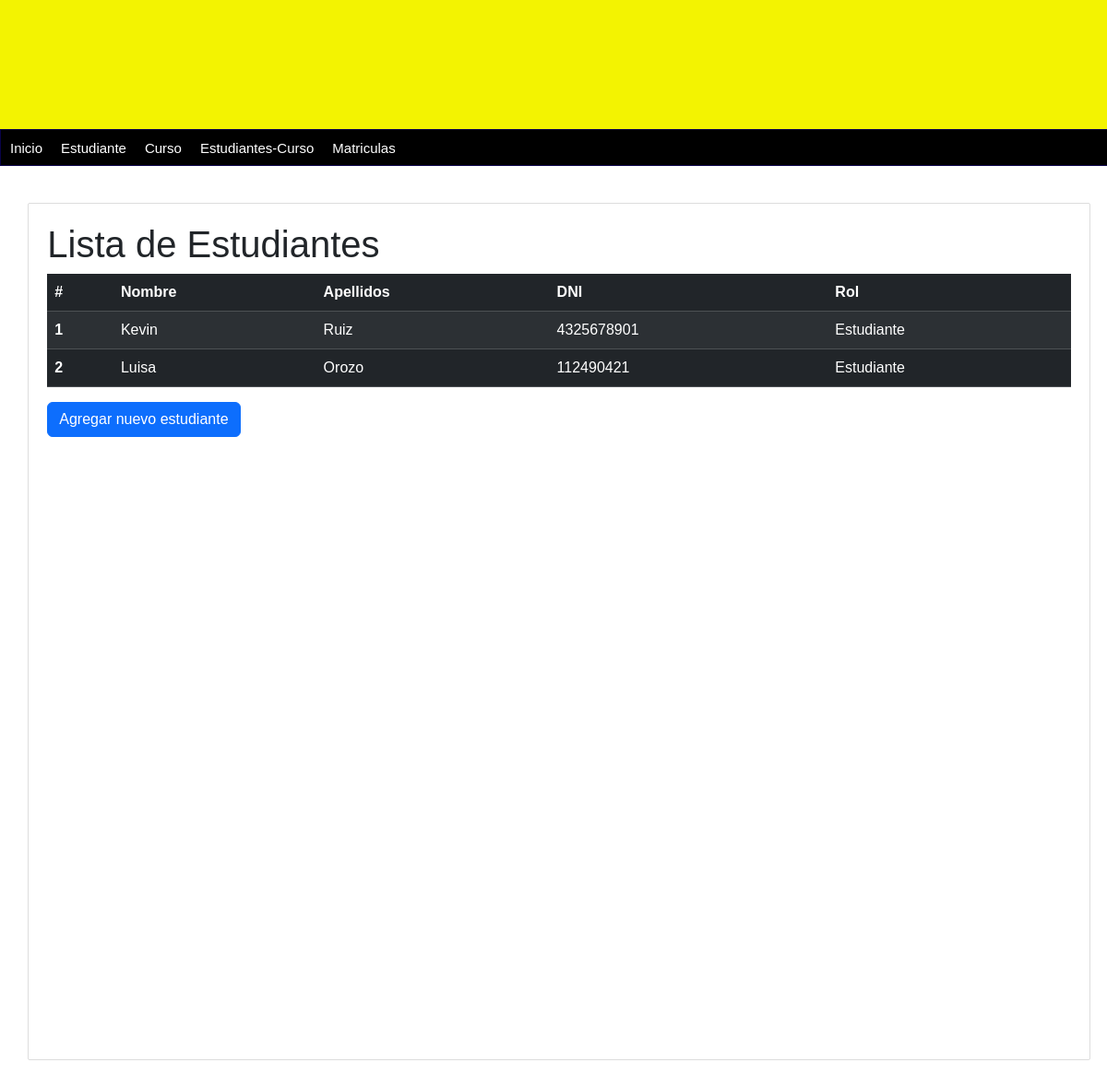
The page /Lista-estudiantes/ on the database as committed earlier.
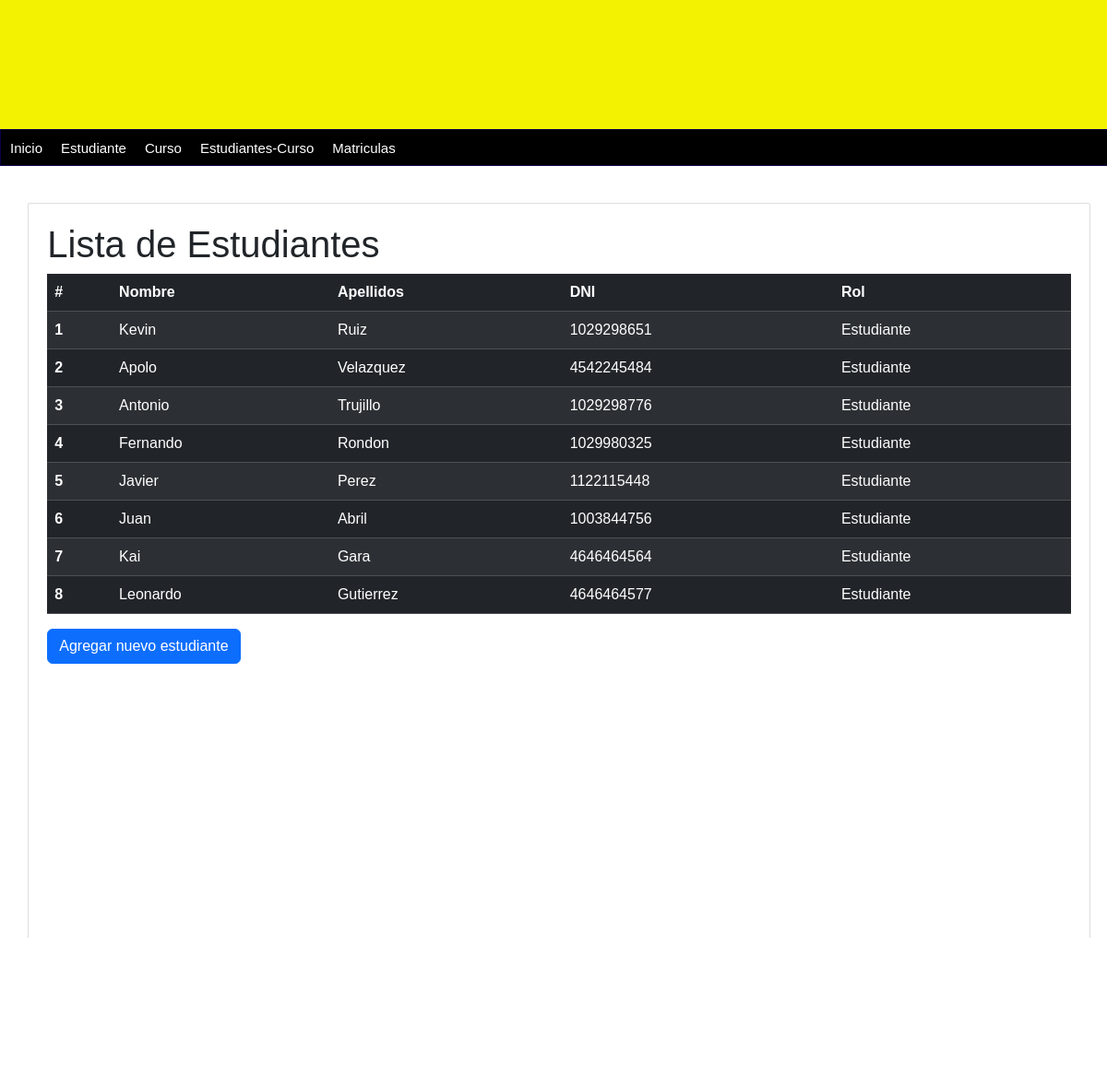
The same page on the database as committed later.
### persona/models.py (models this page shows, shortened)
class Persona(models.Model):
    nombre = models.CharField(max_length=100)
    apellidos = models.CharField(max_length=100)
    dni = models.CharField(max_length=10)
    telefono = models.CharField(max_length=10)
    email = models.EmailField()
    fecha_nacimiento = models.DateField()
    rol = models.CharField(max_length=20)
    created_at = models.DateTimeField(auto_now_add=True)
    class Meta:
        db_table = 'persona'

### persona/views.py (the view)
# urls.py: path('Lista-estudiantes/',get_estudiantes, name='lista-estudiantes'),
def get_estudiantes(request):
    estudiantes = Persona.objects.filter(rol='Estudiante')
    return render(request, 'lista-estudiantes.html', {
        'title': 'Lista de Estudiantes',
        'estudiantes': estudiantes
    })

### persona/templates/lista-estudiantes.html
{% extends "index.html" %}
{% block content %}
    <h1>{{ title }}</h1>
    <table class="table table-dark table-striped">
        <thead>
            <tr>
                <th scope="col">#</th>
                <th scope="col">Nombre</th>
                <th scope="col">Apellidos</th>
                <th scope="col">DNI</th>
                <th scope="col">Rol</th>
            </tr>
        </thead>
        <tbody>
            {% for estudiante in estudiantes %}
            <tr>
                <th scope="row">{{ forloop.counter }}</th>
                <td>{{ estudiante.nombre }}</td>
                <td>{{ estudiante.apellidos }}</td>
                <td>{{ estudiante.dni }}</td>
                <td>{{ estudiante.rol }}</td>
            </tr>
            {% endfor %}
        </tbody>
    </table>
    <a href="{% url 'formulario_estudiante' %}" class="btn btn-primary">Agregar nuevo estudiante</a>
{% endblock %}

Rows that differ between the two databases and show on the page:
removed Persona: nombre "Luisa", apellidos "Orozo", dni "112490421", rol "Estudiante"
changed Persona "Kevin": dni "4325678901" → "1029298651"
now on this page (row edited): Persona: nombre "Apolo", apellidos "Velazquez", dni "4542245484", rol "Estudiante"
added Persona: nombre "Antonio", apellidos "Trujillo", dni "1029298776", rol "Estudiante"
added Persona: nombre "Fernando", apellidos "Rondon", dni "1029980325", rol "Estudiante"
added Persona: nombre "Javier", apellidos "Perez", dni "1122115448", rol "Estudiante"
added Persona: nombre "Juan", apellidos "Abril", dni "1003844756", rol "Estudiante"
added Persona: nombre "Kai", apellidos "Gara", dni "4646464564", rol "Estudiante"
added Persona: nombre "Leonardo", apellidos "Gutierrez", dni "4646464577", rol "Estudiante"
